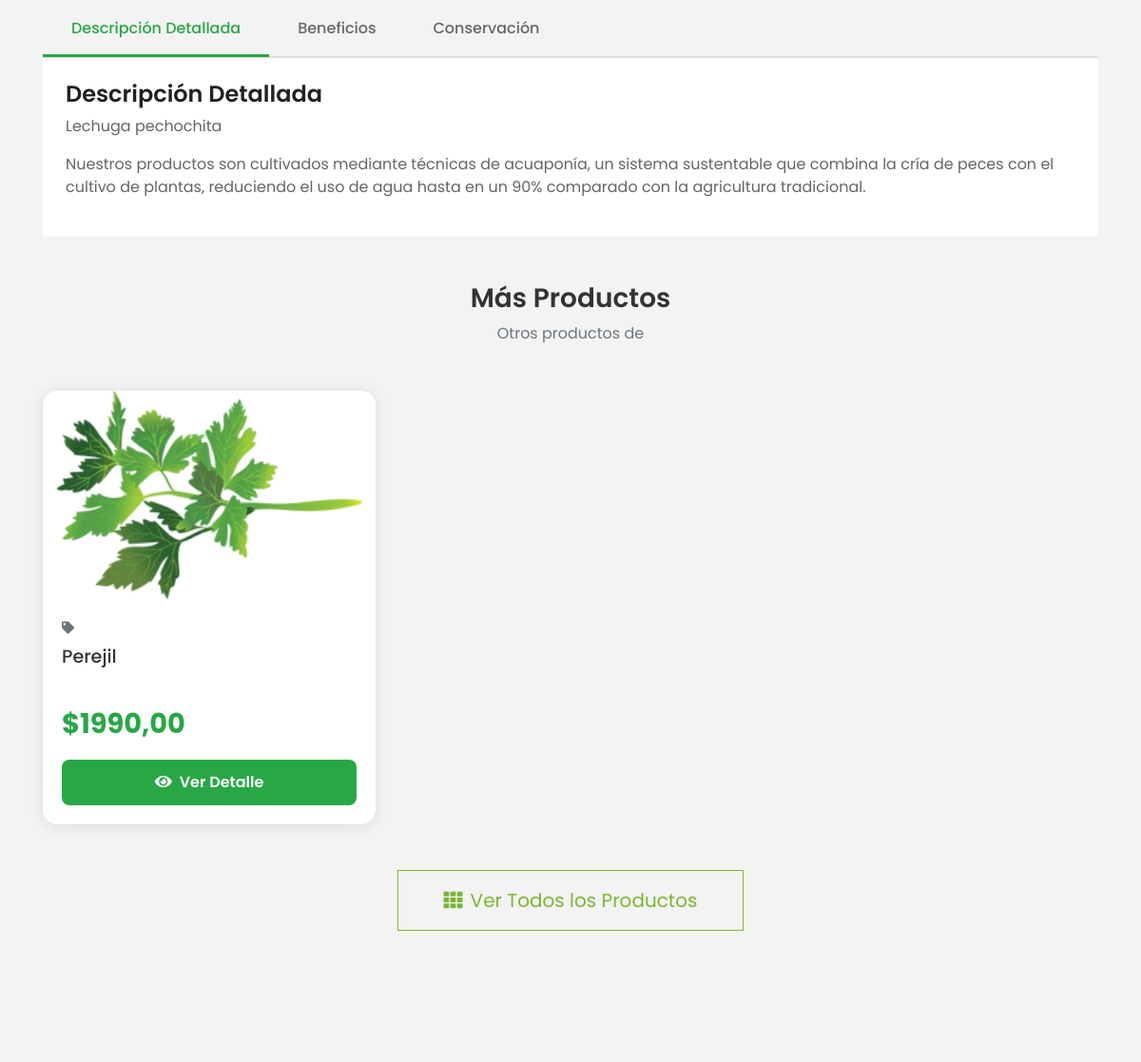
The app's page /producto/4/ (middle part), older data.
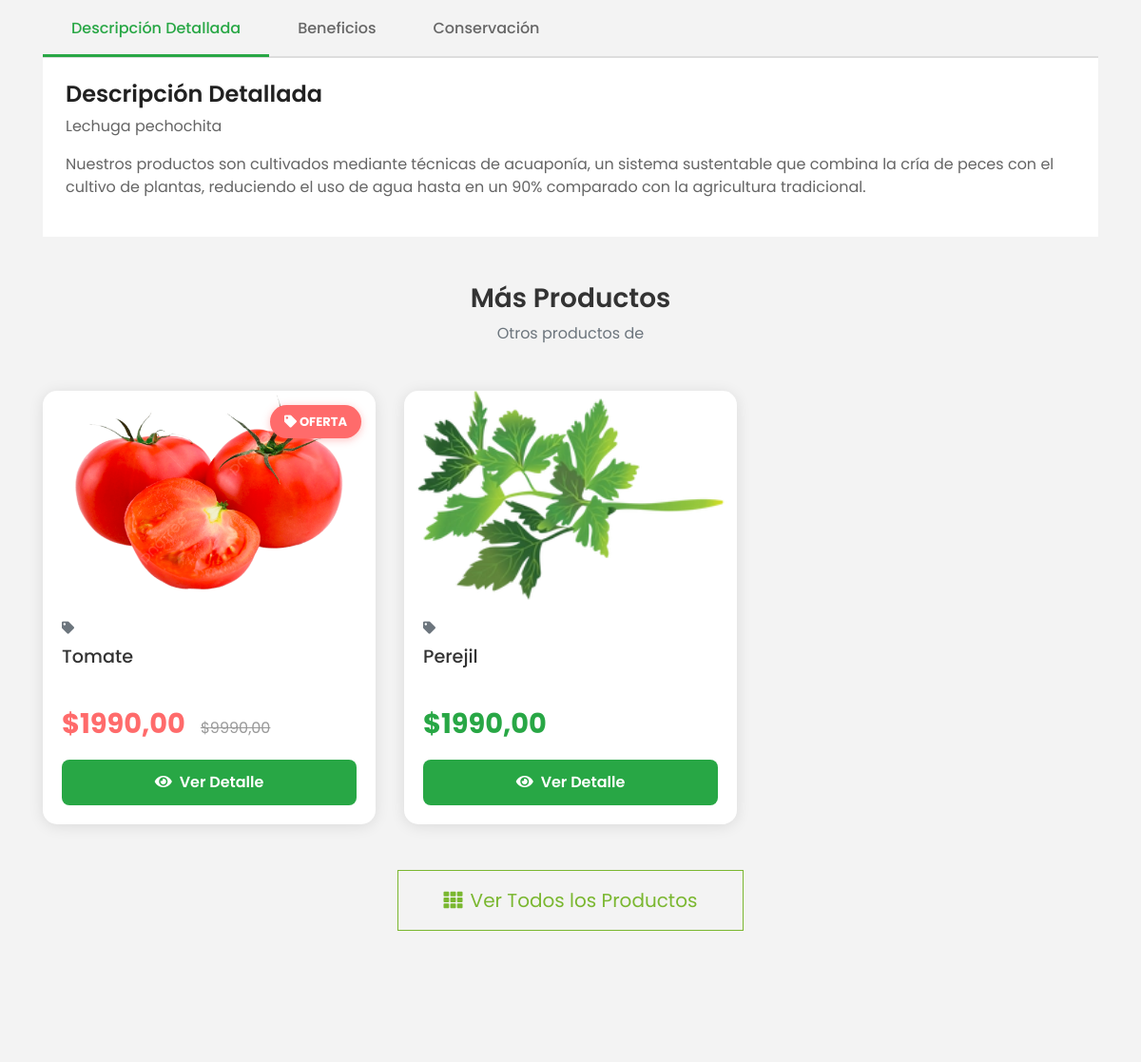
The same page, newer data.
### miapp/models.py (models this page shows, shortened)
class Producto(models.Model):
    UNIDADES_MEDIDA = [
        ('unidad', 'Unidad'),
        ('kg', 'Kilogramo'),
        ('gr', 'Gramo'),
        ('lt', 'Litro'),
        ('ml', 'Mililitro'),
        ('paquete', 'Paquete'),
        ('caja', 'Caja'),
    ]
    nombre = models.CharField(
        max_length=100,
        db_index=True,
        verbose_name="Nombre del producto"
    )
    descripcion = models.TextField(
        max_length=500,
        verbose_name="Descripción"
    )
    precio_unitario = models.DecimalField(
        max_digits=10,
        decimal_places=2,
        verbose_name="Precio unitario",
        help_text="Precio en pesos chilenos"
    )
    unidad_medida = models.CharField(
        max_length=20,
        choices=UNIDADES_MEDIDA,
        default='unidad',
        verbose_name="Unidad de medida"
    )
    stock_disponible = models.IntegerField(
        default=0,
        verbose_name="Stock disponible",
        help_text="Cantidad disponible en inventario"
    )
    categoria = models.ForeignKey(
        Categoria,
        on_delete=models.PROTECT,  # PROTECT en lugar de CASCADE
        related_name='productos',
        verbose_name="Categoría"
    )
    imagen = models.ImageField(
        upload_to='productos/',  # Guarda directamente en productos/
        null=True,
        blank=True,
        verbose_name="Imagen del producto",
        help_text="Imagen principal del producto"
    )
    activo = models.BooleanField(
        default=True,
        verbose_name="Activo",
        help_text="Indica si el producto está activo para venta"
    )
    fecha_creacion = models.DateTimeField(auto_now_add=True, verbose_name="Fecha de creación")
    fecha_modificacion = models.DateTimeField(auto_now=True, verbose_name="Última modificación")
    class Meta:
        db_table = 'productos'
        verbose_name = 'Producto'
        verbose_name_plural = 'Productos'
        ordering = ['-fecha_creacion']
        indexes = [
            models.Index(fields=['nombre']),
            models.Index(fields=['categoria', 'activo']),
            models.Index(fields=['-fecha_creacion']),
        ]

class Oferta(models.Model):
    producto = models.ForeignKey(
        Producto,
        on_delete=models.CASCADE,
        related_name='ofertas',
        verbose_name="Producto"
    )
    precio_oferta = models.DecimalField(
        max_digits=10,
        decimal_places=2,
        verbose_name="Precio de oferta"
    )
    fecha_inicio = models.DateTimeField(verbose_name="Fecha de inicio")
    fecha_fin = models.DateTimeField(verbose_name="Fecha de fin")
    activa = models.BooleanField(
        default=True,
        verbose_name="Activa",
        help_text="Indica si la oferta está activa"
    )
    class Meta:
        db_table = 'ofertas'
        verbose_name = 'Oferta'
        verbose_name_plural = 'Ofertas'
        ordering = ['-fecha_inicio']
        indexes = [
            models.Index(fields=['producto', 'fecha_inicio', 'fecha_fin']),
        ]

### miapp/views.py (the view)
# urls.py: path('producto/<int:producto_id>/', views.detalle_producto, name='detalle_producto'),
def detalle_producto(request, producto_id):
    producto = get_object_or_404(Producto, pk=producto_id)
    ofertas_activas = Oferta.objects.filter(
        producto=producto,
        fecha_fin__gte=timezone.now(),
        fecha_inicio__lte=timezone.now(),
        activa=True
    )
    productos_relacionados = Producto.objects.filter(
        categoria=producto.categoria,  # ← PROBABLEMENTE SEA ASÍ
        activo=True
    ).exclude(
        id=producto.id
    ).prefetch_related(
        Prefetch('ofertas',
                queryset=Oferta.objects.filter(
                    fecha_fin__gte=timezone.now(),
                    fecha_inicio__lte=timezone.now(),
                    activa=True
                ),
                to_attr='ofertas_activas')
    ).order_by('?')[:3]
    contexto = {
        'producto': producto,
        'ofertas': ofertas_activas,
        'productos_relacionados': productos_relacionados,  # ← LÍNEA NUEVA
        'now': timezone.now(),
    }
    return render(request, 'miapp/detalle_producto.html', contexto)

### miapp/templates/miapp/detalle_producto.html (shortened to what the changed rows need)
{% load static %}
<!DOCTYPE html>
<html lang="es">
<head>
    <link href="https://cdnjs.cloudflare.com/ajax/libs/font-awesome/5.10.0/css/all.min.css" rel="stylesheet">
    <link href="{% static 'css/style.css' %}" rel="stylesheet">
</head>
<body>
    <div class="container-fluid py-5">
        <div class="container">
            {% if productos_relacionados %}
            <div class="mt-5 mb-5">
                <div class="row">
                    {% for prod_rel in productos_relacionados %}
                    <div class="col-lg-4 col-md-6 mb-4">
                        <div class="related-product-card">
                            <div class="related-product-img-container">
                                {% if prod_rel.ofertas_activas %}
                                    <span class="badge-oferta-small">
                                        <i class="fa fa-tag"></i> OFERTA
                                    </span>
                                {% endif %}
                                <a href="{% url 'detalle_producto' prod_rel.id %}">
                                    {% if prod_rel.imagen %}
                                        <img src="{{ prod_rel.imagen.url }}" alt="{{ prod_rel.nombre }}" class="related-product-img">
                                    {% else %}
                                        <img src="{% static 'img/default-product.jpg' %}" alt="Sin imagen" class="related-product-img">
                                    {% endif %}
                                </a>
                            </div>
                            <div class="related-product-body">
                                <div class="related-product-category">
                                    <i class="fa fa-tag"></i> {{ prod_rel.id_categoria.nombre_categoria }}
                                </div>
                                <h5 class="related-product-name">
                                    <a href="{% url 'detalle_producto' prod_rel.id %}">
                                        {{ prod_rel.nombre }}
                                    </a>
                                </h5>
                                <div class="related-product-price-section">
                                    {% if prod_rel.ofertas_activas %}
                                        <span class="related-product-price oferta">
                                            ${{ prod_rel.ofertas_activas.0.precio_oferta }}
                                        </span>
                                        <span class="related-product-price-original">
                                            ${{ prod_rel.precio_unitario }}
                                        </span>
                                    {% else %}
                                        <span class="related-product-price">
                                            ${{ prod_rel.precio_unitario }}
                                        </span>
                                    {% endif %}
                                </div>
                                <a href="{% url 'detalle_producto' prod_rel.id %}" class="related-product-btn">
                                    <i class="fa fa-eye mr-2"></i>Ver Detalle
                                </a>
                            </div>
                        </div>
                    </div>
                    {% endfor %}
                </div>
            </div>
            {% endif %}
        </div>
    </div>
</body>
</html>

Row changes from the older to the newer data that the page shows:
added Producto: shows "OFERTA", imagen (picture), nombre "Tomate", ofertas_activas.0.precio_oferta "1990,00", precio_unitario "9990,00"
